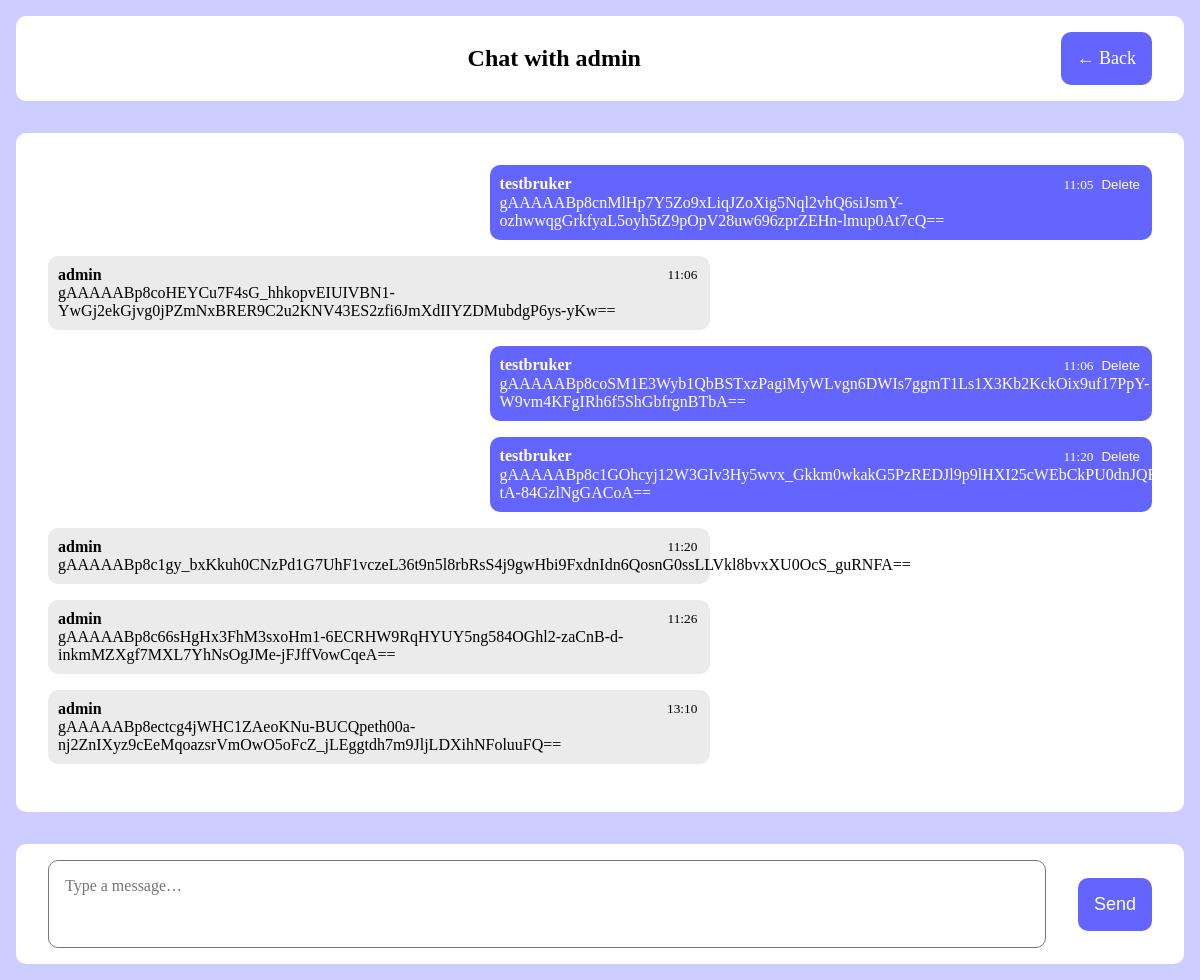
The page /messages/admin/ (signed in) on the database as committed earlier.
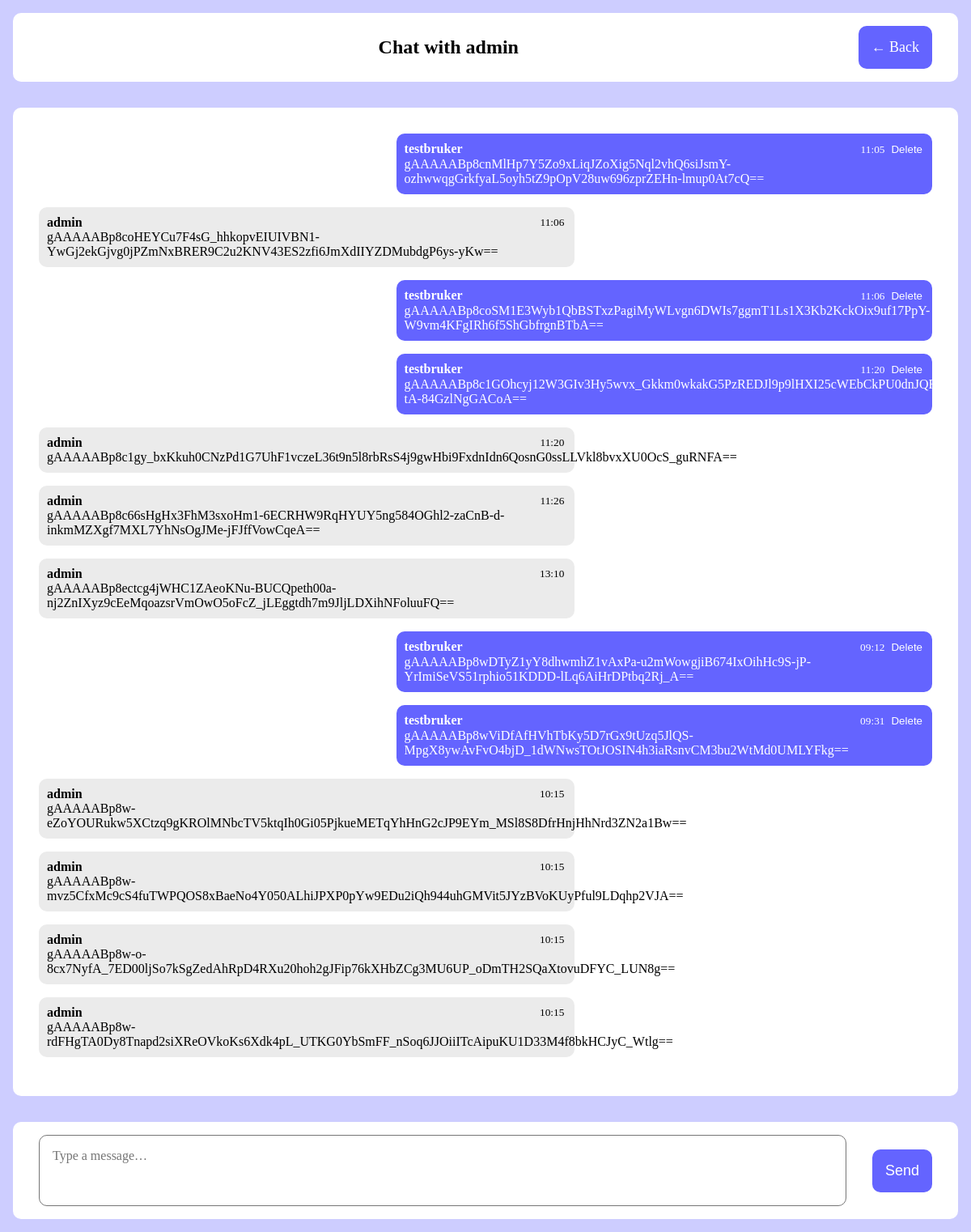
The same page on the database as committed later.
### messaging/models.py (models this page shows)
class Message(models.Model):
    sender = models.ForeignKey(User, related_name='sent_messages', on_delete=models.CASCADE)
    receiver = models.ForeignKey(User, related_name='received_messages', on_delete=models.CASCADE)
    body = EncryptedTextField()
    timestamp = models.DateTimeField(auto_now_add=True)
    class Meta:
        ordering = ['timestamp']

### messaging/views.py (the view)
# urls.py: path('<str:username>/', views.chat, name='chat'),
@login_required
def chat(request, username):
    other = get_object_or_404(User, username=username)
    if request.method == 'POST':
        body = request.POST.get('body', '').strip()
        if body:
            Message.objects.create(sender=request.user, receiver=other, body=body)
        return redirect('chat', username=username)
    messages = Message.objects.filter(
        sender=request.user,   receiver=other
    ) | Message.objects.filter(
        sender=other, receiver=request.user
    )
    messages = messages.order_by('timestamp')
    return render(request, 'messaging/chat.html', {
        'other': other,
        'messages': messages,
    })

### messaging/templates/messaging/chat.html (shortened to what this page needs)
{% load static %}
<!DOCTYPE html>
<html>
<head>
    <link rel="stylesheet" href="{% static 'messaging/chat.css' %}">
</head>
<body>
  <header>
    <h1> Chat with {{ other.username }}</h1>
    <a href="{% url 'inbox' %}">← Back</a>
  </header>
  <div class="chat-box">
    {% for msg in messages %}
      {% if msg.sender == request.user %}
        <div class="message message-own">
      {% else %}
        <div class="message message-other">
      {% endif %}
          <div class="totalinfo">
            <strong>{{ msg.sender.username }}</strong>
            <div class="infomessage">
              <small>{{ msg.timestamp|date:"H:i" }}</small><br>
              {% if msg.sender == request.user %}
                <form method="post" action="{% url 'delete_message' msg.id %}">
                  <button type="submit" class="delete-btn">Delete</button>
                </form>
              {% endif %}
            </div>
          </div>
          {{ msg.body }}
        </div>
    {% empty %}
      <p>No messages yet. Say hello!</p>
    {% endfor %}
  </div>
  <form class="message-form" method="post">
    <textarea name="body" rows="3" placeholder="Type a message…" style="width:100%"></textarea><br>
    <button type="submit">Send</button>
  </form>
</body>
</html>

### messaging/static/messaging/chat.css (style rules this page uses)
* { box-sizing: border-box; margin: 0; padding: 0; }
html, body { height: 100%; }
body { background-color: rgb(205, 205, 255); padding: 1rem; display: flex; flex-direction: column; gap: 2rem; }
header { display: flex; background-color: white; justify-content: space-between; align-items: center; border-radius: 10px; padding: 1rem 2rem; position: sticky; z-index: 10; }
header a { font-size: large; background-color: rgb(100, 100, 255); padding: 1rem; border-radius: 10px; color: white; text-decoration: none; }
header h1 { margin: 0; font-size: 1.5rem; }
.chat-box { display: flex; flex-direction: column; background-color: white; padding: 2rem; border-radius: 10px; flex: 1; overflow-y: auto; }
.totalinfo { display: flex; flex-direction: row; justify-content: space-between; gap: 5rem; }
.infomessage { display: flex; align-items: center; justify-content: right; gap: 3px; }
.delete-btn { background: none; border: none; color: rgb(255, 255, 255); cursor: pointer; padding: 2px; }
.message { padding: 1rem; border-radius: 10px; margin-bottom: 1rem; max-width: 60%; width: fit-content; }
.message-own { background-color: rgb(100, 100, 255); color: white; align-self: flex-end; border-radius: 10px; padding: 10px; }
.message-other { background-color: rgb(235, 235, 235); color: black; align-self: flex-start; border-radius: 10px; padding: 10px; }
.message-form { background-color: white; padding: 1rem 2rem; border-radius: 10px; display: flex; gap: 1rem; align-items: center; position: sticky; z-index: 10; }
.message-form textarea { flex: 1; border-radius: 10px; padding: 1rem; font-size: 1rem; font-family: inherit; resize: none; }
.message-form button { background-color: rgb(100, 100, 255); color: white; border: none; padding: 1rem; border-radius: 10px; font-size: large; cursor: pointer; }

Rows that differ between the two databases and show on the page:
added Message: sender.username "testbruker", timestamp "09:12", shows "Delete", body "gAAAAABp8wDTyZ1yY8dhwmhZ1vAxPa-u2mWowgjiB674IxOihHc9S-jP-YrImiSeVS51rphio51KDDD-lLq6AiHrDPtbq2Rj_A=="
added Message: sender.username "testbruker", timestamp "09:31", shows "Delete", body "gAAAAABp8wViDfAfHVhTbKy5D7rGx9tUzq5JlQS-MpgX8ywAvFvO4bjD_1dWNwsTOtJOSIN4h3iaRsnvCM3bu2WtMd0UMLYFkg=="
added Message: sender.username "admin", timestamp "10:15", body "gAAAAABp8w-eZoYOURukw5XCtzq9gKROlMNbcTV5ktqIh0Gi05PjkueMETqYhHnG2cJP9EYm_MSl8S8DfrHnjHhNrd3ZN2a1Bw=="
added Message: sender.username "admin", timestamp "10:15", body "gAAAAABp8w-mvz5CfxMc9cS4fuTWPQOS8xBaeNo4Y050ALhiJPXP0pYw9EDu2iQh944uhGMVit5JYzBVoKUyPful9LDqhp2VJA=="
added Message: sender.username "admin", timestamp "10:15", body "gAAAAABp8w-o-8cx7NyfA_7ED00ljSo7kSgZedAhRpD4RXu20hoh2gJFip76kXHbZCg3MU6UP_oDmTH2SQaXtovuDFYC_LUN8g=="
added Message: sender.username "admin", timestamp "10:15", body "gAAAAABp8w-rdFHgTA0Dy8Tnapd2siXReOVkoKs6Xdk4pL_UTKG0YbSmFF_nSoq6JJOiiITcAipuKU1D33M4f8bkHCJyC_Wtlg=="
